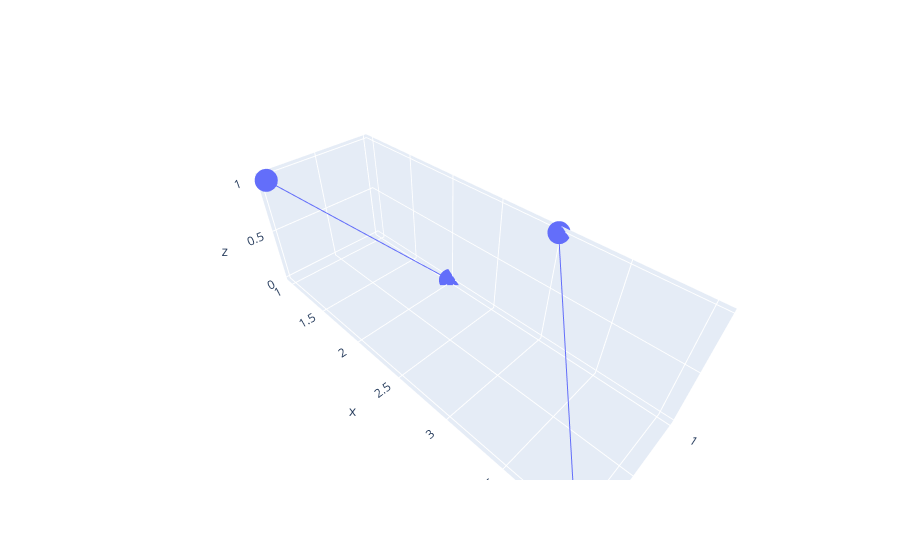

Notebook cell for this chart:
### Code cell
test_fig = go.Figure()
test_fig.add_trace(go.Scatter3d(
    x=np.array([1, 2, None, 3, 4]),
    y=np.array([0, 1, None, 1, 0]),
    z=np.array([1, 0, None, 1, 0])
))
test_fig.show()

### Figure 1 — Plotly figure (JSON) as saved in the notebook; plotly's stock layout.template omitted (floating-point values rounded to 4 significant figures)
{"data": [{"type": "scatter3d", "x": [1, 2, null, 3, 4], "y": [0, 1, null, 1, 0], "z": [1, 0, null, 1, 0]}], "layout": {"autosize": true, "scene": {"aspectmode": "auto", "aspectratio": {"x": 2.08, "y": 0.6934, "z": 0.6934}, "camera": {"center": {"x": 0, "y": 0, "z": 0}, "eye": {"x": 1.151, "y": -1.149, "z": 1.429}, "projection": {"type": "perspective"}, "up": {"x": 0, "y": 0, "z": 1}}}}}
